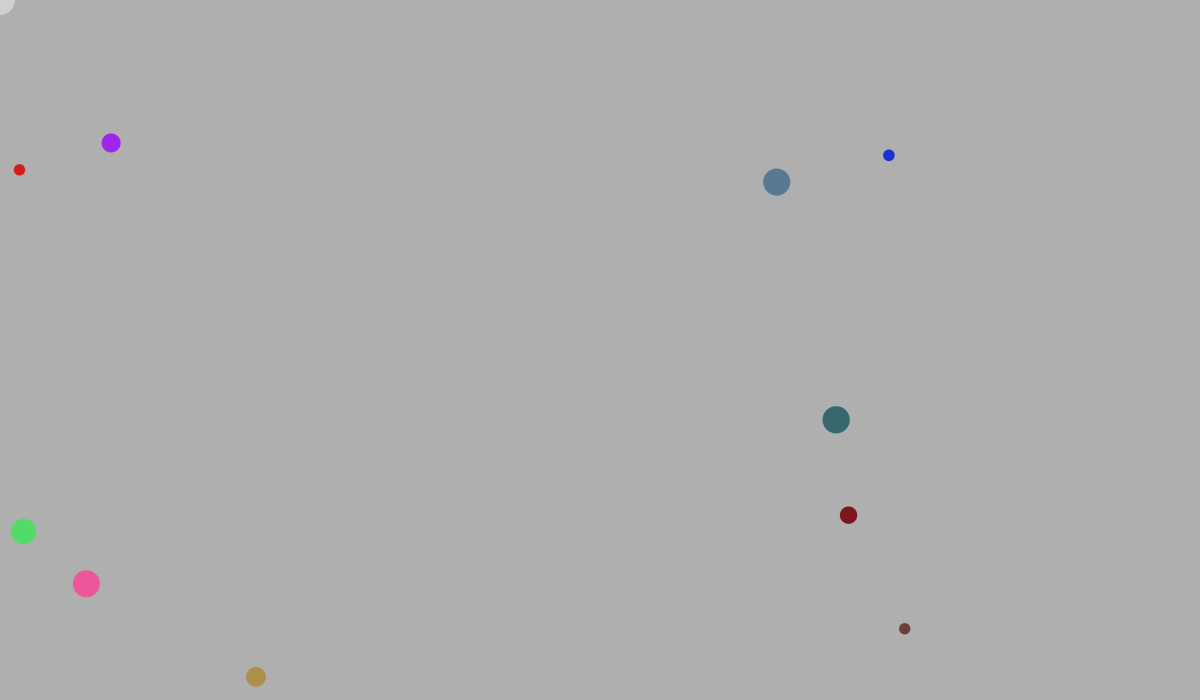
Frame 1 (no input)
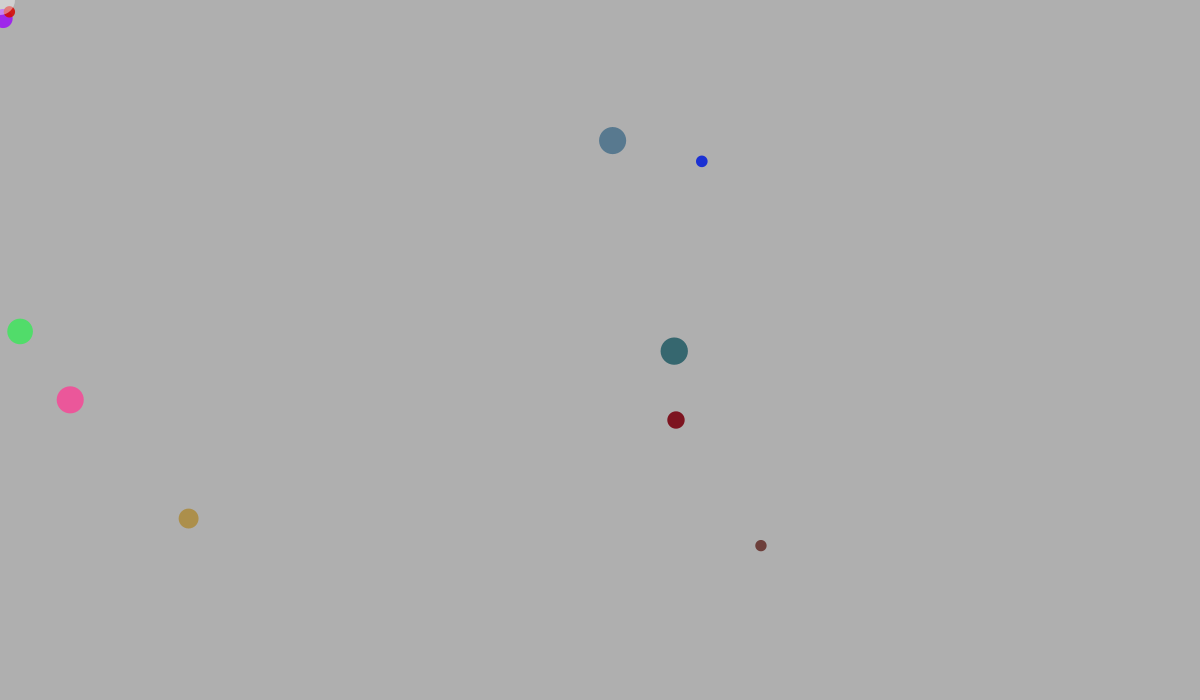
Frame 60 (the mouse pressed at the canvas centre just before this capture)
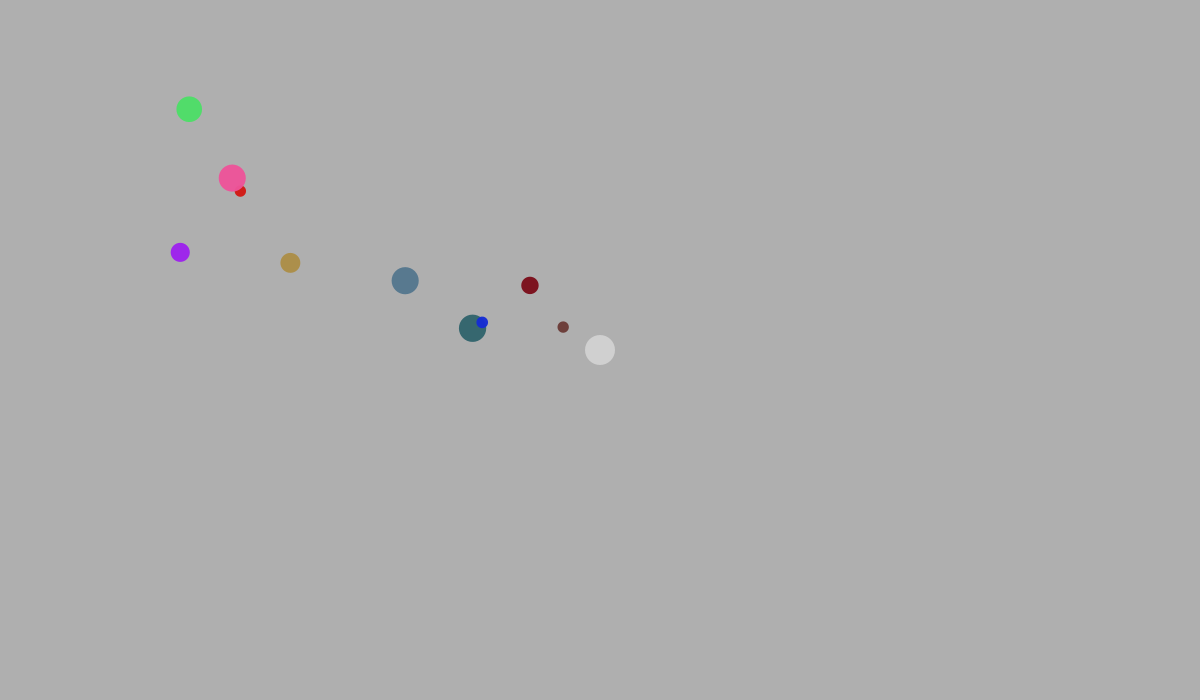
Frame 120 (the mouse held since frame 60 and released just before this capture)

The Processing sketch that drew these frames (run headless with seeded random() and noise(); from frame 60 on, the mouse is pressed at the canvas centre):

// Processing sketch: mutual_aversion
// ── mutual_aversion.pde
class Mover {
  PVector loc, vel, acc;
  float mass, s;
  float r, g, b, a;
  
  Mover() {
    loc = new PVector(random(width), random(height));
    vel = new PVector(random(1), random(1));
    acc = new PVector(0, 0);
    
    mass = random(10, 30);
    s = mass;
    
    r = random(0, 255);
    g = random(0, 255);
    b = random(0, 255);
    a = random(220, 255);
  }
  
  PVector repel(Mover m) {
    PVector force = PVector.sub(m.loc, loc);
    float dist = force.mag();
    dist = constrain(dist, s/2, 200);
    float strength = G * (mass * m.mass) / sq(dist);
    force.setMag(strength);
    return force;
  }
  
  void applyForce(PVector force) {
    PVector f = PVector.div(force, mass);
    acc.add(f);
  }
  
  void update() {
    vel.add(acc);
    vel.limit(5);
    loc.add(vel);
    checkEdges();
    acc.mult(0);                           
  }
  
  void display() {
    noStroke();
    fill(r, g, b, a);
    ellipse(loc.x, loc.y, s, s);
  }
  
  void checkEdges() {
    if (loc.x > width) {
      loc.x = width;
      vel.x *= -1;
    }
    if (loc.x < 0) {
      loc.x = 0;
      vel.x *= -1;
    }
    if (loc.y > height) {
      loc.y = height;
      vel.y *= -1;
    }
    if (loc.y < 0) {
      loc.y = 0;
      vel.y *= -1; 
    }
  }
}


// ── attractor.pde
class Attractor {
  PVector loc;
  float mass, s;
  
  Attractor() {
    loc = new PVector(mouseX, mouseY);
    mass = 30;
    s  = mass;
  }
  
  PVector attract(Mover m) {
    PVector force = PVector.sub(loc, m.loc);
    float dist = force.mag();
    dist = constrain(dist, s, 15);
    float strength = G * (mass * m.mass) / sq(dist);
    force.setMag(strength);
    return force;
  }
  
  void update() {
    loc.x = mouseX;
    loc.y = mouseY;
  }
  
  void display() {
    noStroke();
    fill(250, 110);
    ellipse(loc.x, loc.y, s, s);
  }
}

// ── main.pde
//Change the attraction force in Example 2.8 to a repulsion force.
//Can you create an example in which all of the Mover objects are 
//attracted to the mouse, but repel each other? Think about how 
//you need to balance the relative strength of the forces and how
//to most effectively use distance in your force calculations.

Mover[] movers;
Attractor attractor;
float G;

void setup() {
  size(1200, 700);
  G = 1;
  attractor = new Attractor();
  movers = new Mover[10];
  
  for (int i = 0; i < movers.length; i++) {
    movers[i] = new Mover();
  }
}

void draw() {
  background(175);
  Mover m, r;
  attractor.update();
  
  for (int i = 0; i < movers.length; i++) {
    m = movers[i];
    for (int j = 0; j < movers.length; j++) {
      r = movers[j];
      if (i != j) {
        m.applyForce(r.repel(m));
      }
    }
    m.applyForce(attractor.attract(m));
    m.update();
    m.display();
  }
  
  attractor.display();
}
